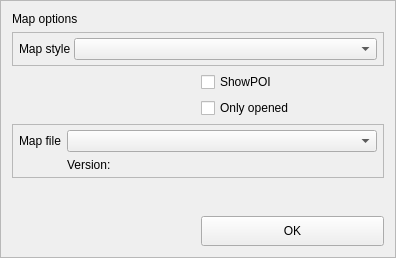
<?xml version="1.0" encoding="UTF-8"?>
<ui version="4.0">
 <class>MapOptionsWindow</class>
 <widget class="QFrame" name="MapOptionsWindow">
  <property name="geometry">
   <rect>
    <x>0</x>
    <y>0</y>
    <width>396</width>
    <height>258</height>
   </rect>
  </property>
  <property name="windowTitle">
   <string>Frame</string>
  </property>
  <property name="frameShape">
   <enum>QFrame::StyledPanel</enum>
  </property>
  <property name="frameShadow">
   <enum>QFrame::Raised</enum>
  </property>
  <layout class="QGridLayout" name="gridLayout_2">
   <item row="1" column="0" colspan="2">
    <widget class="QFrame" name="nearestFrame">
     <property name="frameShape">
      <enum>QFrame::StyledPanel</enum>
     </property>
     <property name="frameShadow">
      <enum>QFrame::Raised</enum>
     </property>
     <layout class="QHBoxLayout" name="horizontalLayout_2">
      <property name="spacing">
       <number>3</number>
      </property>
      <property name="leftMargin">
       <number>6</number>
      </property>
      <property name="topMargin">
       <number>5</number>
      </property>
      <property name="rightMargin">
       <number>6</number>
      </property>
      <property name="bottomMargin">
       <number>5</number>
      </property>
      <item>
       <widget class="QLabel" name="nearestLabel">
        <property name="text">
         <string>Map style</string>
        </property>
       </widget>
      </item>
      <item>
       <widget class="QComboBox" name="comboBox">
        <property name="sizePolicy">
         <sizepolicy hsizetype="Expanding" vsizetype="Fixed">
          <horstretch>0</horstretch>
          <verstretch>0</verstretch>
         </sizepolicy>
        </property>
       </widget>
      </item>
     </layout>
    </widget>
   </item>
   <item row="4" column="0" colspan="2">
    <widget class="QFrame" name="nearestFrame_2">
     <property name="frameShape">
      <enum>QFrame::StyledPanel</enum>
     </property>
     <property name="frameShadow">
      <enum>QFrame::Raised</enum>
     </property>
     <layout class="QGridLayout" name="gridLayout">
      <property name="leftMargin">
       <number>6</number>
      </property>
      <property name="topMargin">
       <number>5</number>
      </property>
      <property name="rightMargin">
       <number>6</number>
      </property>
      <property name="bottomMargin">
       <number>5</number>
      </property>
      <item row="0" column="0">
       <widget class="QLabel" name="nearestLabel_2">
        <property name="text">
         <string>Map file</string>
        </property>
       </widget>
      </item>
      <item row="0" column="1">
       <widget class="QComboBox" name="comboBox_2">
        <property name="sizePolicy">
         <sizepolicy hsizetype="Expanding" vsizetype="Fixed">
          <horstretch>0</horstretch>
          <verstretch>0</verstretch>
         </sizepolicy>
        </property>
       </widget>
      </item>
      <item row="1" column="1">
       <widget class="QLabel" name="label">
        <property name="text">
         <string>Version:</string>
        </property>
       </widget>
      </item>
     </layout>
    </widget>
   </item>
   <item row="6" column="1">
    <widget class="QPushButton" name="okButton">
     <property name="minimumSize">
      <size>
       <width>0</width>
       <height>30</height>
      </size>
     </property>
     <property name="text">
      <string>OK</string>
     </property>
    </widget>
   </item>
   <item row="5" column="1">
    <spacer name="verticalSpacer">
     <property name="orientation">
      <enum>Qt::Vertical</enum>
     </property>
     <property name="sizeHint" stdset="0">
      <size>
       <width>20</width>
       <height>40</height>
      </size>
     </property>
    </spacer>
   </item>
   <item row="3" column="1">
    <widget class="QCheckBox" name="checkBox_2">
     <property name="text">
      <string>Only opened</string>
     </property>
    </widget>
   </item>
   <item row="2" column="1">
    <widget class="QCheckBox" name="checkBox">
     <property name="text">
      <string>ShowPOI</string>
     </property>
    </widget>
   </item>
   <item row="0" column="0" colspan="2">
    <widget class="QLabel" name="mapOptionsLabel">
     <property name="text">
      <string>Map options</string>
     </property>
    </widget>
   </item>
  </layout>
 </widget>
 <resources/>
 <connections/>
</ui>
